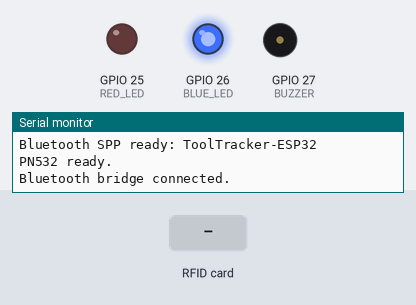
Bench run of a sketch on a simulated ESP32. Shown: output pins drawn as LEDs (lit = HIGH), buzzer (waves = sounding), the last lines printed to the serial monitor. Inputs (shaded band) come from the test bench. Nothing arrives over Bluetooth unless stated.

Above: at 1.4 s.
1.5 s: RFID card 5E 7A 19 C4 held to the reader
At 1.66 s:
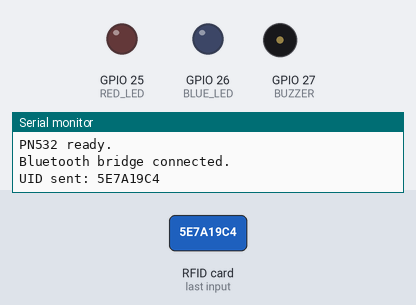
At 11.73 s:
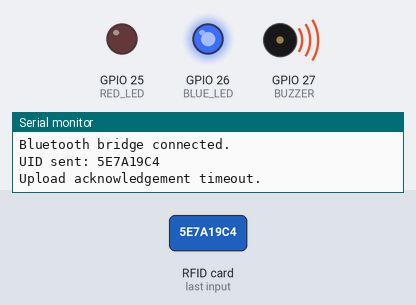
Timing chart, 0 to 13.5 s (numbered marks = the images above; inputs shaded):
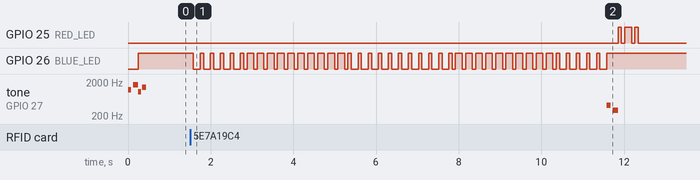

Measured:
- after the input at 1.5 s, GPIO 25 (RED_LED): goes HIGH 0.08 s, LOW 0.08 s, HIGH 0.16 s, LOW 0.08 s, HIGH 0.08 s, then LOW, starting after 10.4 s; GPIO 26 (BLUE_LED): HIGH → LOW after 0.08 s, then moves between LOW and HIGH, repeating every 1.2 s
- by itself, tone on GPIO 27 (BUZZER): plays 1200 Hz for 0.08 s, 1650 Hz for 0.13 s, 1050 Hz for 0.07 s, 1400 Hz for 0.10 s

The sketch:

ESP32_PN532_Bluetooth.ino
```cpp
/*
  Simple, reliable ESP32 + PN532 + Bluetooth scanner.
  Buzzer feedback only: boot, scan success, scan failure.
*/
#include <BluetoothSerial.h>
#include <SPI.h>
#include <Adafruit_PN532.h>
#include <esp_arduino_version.h>

constexpr uint8_t PN532_SCK = 18, PN532_MISO = 19, PN532_MOSI = 23, PN532_SS = 5;
constexpr uint8_t RED_LED = 25, BLUE_LED = 26, BUZZER = 27, BUZZER_CHANNEL = 0;
constexpr char BT_NAME[] = "ToolTracker-ESP32";
constexpr unsigned long HEARTBEAT_MS = 10000, DUPLICATE_MS = 2000, ACK_TIMEOUT_MS = 10000;

BluetoothSerial SerialBT;
Adafruit_PN532 nfc(PN532_SS);
bool pn532Ready = false, waitingForAck = false, wasBluetoothConnected = false;
String lastUid, pendingUid, incomingLine;
unsigned long lastUidAt = 0, lastHeartbeatAt = 0, ackDeadline = 0, redErrorUntil = 0;

void buzzerSetup() {
#if ESP_ARDUINO_VERSION_MAJOR >= 3
  ledcAttach(BUZZER, 2000, 8);
  ledcWriteTone(BUZZER, 0);
  ledcWrite(BUZZER, 0);
#else
  ledcSetup(BUZZER_CHANNEL, 2000, 8);
  ledcAttachPin(BUZZER, BUZZER_CHANNEL);
  ledcWriteTone(BUZZER_CHANNEL, 0);
  ledcWrite(BUZZER_CHANNEL, 0);
#endif
}

void beep(uint16_t frequency, uint16_t durationMs) {
#if ESP_ARDUINO_VERSION_MAJOR >= 3
  ledcWriteTone(BUZZER, frequency);
#else
  ledcWriteTone(BUZZER_CHANNEL, frequency);
#endif
  delay(durationMs);
#if ESP_ARDUINO_VERSION_MAJOR >= 3
  ledcWriteTone(BUZZER, 0);
  ledcWrite(BUZZER, 0);
#else
  ledcWriteTone(BUZZER_CHANNEL, 0);
  ledcWrite(BUZZER_CHANNEL, 0);
#endif
}

void bootSound() {             // Short, bright device-start sound.
  beep(1200, 80); delay(45); beep(1650, 120);
}
void successSound() {          // Fast high double beep.
  beep(1650, 65); delay(40); beep(2100, 85);
}
void bluetoothConnectedSound() { // Different, gentle rising connection chime.
  beep(1050, 65); delay(35); beep(1400, 95);
}
void failureSound() {          // Clearly lower, descending double beep.
  beep(420, 100); delay(45); beep(300, 130);
}

void updateLeds() {
  bool red = false, blue = false;
  if (!pn532Ready) red = true;
  else if (!SerialBT.hasClient()) blue = (millis() / 600) % 2 == 0;
  else if (waitingForAck) blue = (millis() / 120) % 2 == 0;
  else blue = true;
  if (millis() < redErrorUntil) red = (millis() / 120) % 2 == 0;
  digitalWrite(RED_LED, red ? HIGH : LOW);
  digitalWrite(BLUE_LED, blue ? HIGH : LOW);
}

String uidToHex(const uint8_t *uid, uint8_t length) {
  String result;
  for (uint8_t i = 0; i < length; i++) { if (uid[i] < 0x10) result += '0'; result += String(uid[i], HEX); }
  result.toUpperCase();
  return result;
}

void failScan(const char *message) {
  Serial.println(message);
  waitingForAck = false;
  pendingUid = "";
  redErrorUntil = millis() + 700;
  failureSound();
}

void readBluetoothReplies() {
  while (SerialBT.available()) {
    char c = static_cast<char>(SerialBT.read());
    if (c == '\r') continue;
    if (c != '\n') { incomingLine += c; continue; }
    String line = incomingLine;
    incomingLine = "";
    line.trim();
    if (!line.startsWith("ACK:")) continue;
    int splitAt = line.lastIndexOf(':');
    if (splitAt < 5) continue;
    String uid = line.substring(4, splitAt);
    String result = line.substring(splitAt + 1);
    Serial.println("Bluetooth reply: " + line);
    if (!waitingForAck || uid != pendingUid) continue;
    waitingForAck = false;
    pendingUid = "";
    if (result == "OK") { Serial.println("Scan accepted by Supabase."); successSound(); }
    else failScan("Scan rejected or not uploaded.");
  }
}

void setup() {
  Serial.begin(115200);
  pinMode(RED_LED, OUTPUT); pinMode(BLUE_LED, OUTPUT); pinMode(BUZZER, OUTPUT);
  buzzerSetup();
  digitalWrite(RED_LED, LOW); digitalWrite(BLUE_LED, LOW);
  bootSound();
  Serial.println("\n--- Tool Tracker Bluetooth NFC Scanner ---");
  SerialBT.begin(BT_NAME);
  Serial.println("Bluetooth SPP ready: ToolTracker-ESP32");
  SPI.begin(PN532_SCK, PN532_MISO, PN532_MOSI, PN532_SS);
  nfc.begin();
  if (nfc.getFirmwareVersion() == 0) Serial.println("PN532 unavailable; no NFC scans possible.");
  else { pn532Ready = true; nfc.SAMConfig(); Serial.println("PN532 ready."); }
}

void loop() {
  readBluetoothReplies();
  updateLeds();
  const bool bluetoothConnected = SerialBT.hasClient();
  if (bluetoothConnected && !wasBluetoothConnected) {
    Serial.println("Bluetooth bridge connected.");
    bluetoothConnectedSound();
  }
  wasBluetoothConnected = bluetoothConnected;
  if (bluetoothConnected && millis() - lastHeartbeatAt >= HEARTBEAT_MS) {
    lastHeartbeatAt = millis();
    SerialBT.println("STATUS:ONLINE");
  }
  if (!pn532Ready) return;
  if (waitingForAck && millis() > ackDeadline) { failScan("Upload acknowledgement timeout."); return; }

  uint8_t uid[7], uidLength = 0;
  if (!nfc.readPassiveTargetID(PN532_MIFARE_ISO14443A, uid, &uidLength, 80)) return;
  String uidHex = uidToHex(uid, uidLength);
  if (uidHex == lastUid && millis() - lastUidAt < DUPLICATE_MS) return;
  if (waitingForAck) return;
  lastUid = uidHex;
  lastUidAt = millis();
  if (!SerialBT.hasClient()) { failScan("Bluetooth bridge is not connected."); return; }
  SerialBT.println(String("UID:") + uidHex);
  Serial.println(String("UID sent: ") + uidHex);
  pendingUid = uidHex;
  waitingForAck = true;
  ackDeadline = millis() + ACK_TIMEOUT_MS;
}
```
